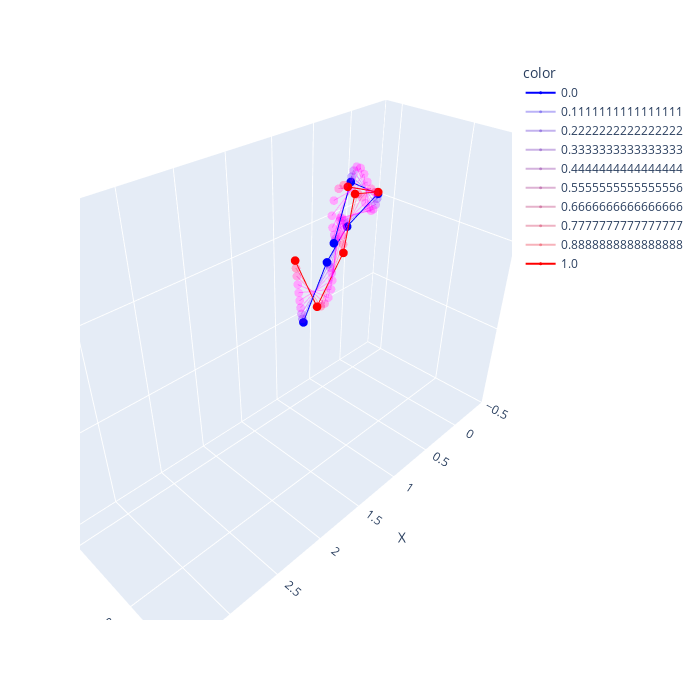

Source (notebook cell):
### Code cell
sim.visualise_simulation_evolution(
    configuration[80:90],
    count,
    range_x=(-0.5, 3.5),
    range_y=(-0.5, 3.5),
    range_z=(-1, 0.5),
    # color_disc_map=lambda val: f"rgba({255*val}, 0, {255*(1.-val)}, {(np.sin(np.abs(val*np.pi - np.pi/2))**3 + 0.3)/1.5 })", #val*0.7+0.3
    color_disc_map=lambda val: f"rgba({255*val}, 0, {255*(1.-val)}, {np.piecewise(val, [val == 0. or val == 1., val != 0 and val != 1], [1, 0.3])})"
)

### Figure 1 — Plotly figure (JSON) as saved in the notebook; plotly's stock layout.template omitted (floating-point values rounded to 4 significant figures)
{"data": [{"hovertemplate": "color=0.0<br>X=%{x}<br>Y=%{y}<br>Z=%{z}<extra></extra>", "legendgroup": "0.0", "line": {"color": "rgba(0.0, 0, 255.0, 1.0)", "dash": "solid"}, "marker": {"size": 3, "symbol": "circle"}, "mode": "lines+markers", "name": "0.0", "scene": "scene", "showlegend": true, "type": "scatter3d", "x": [0.8, 0.5263, 0.1664, -0.1802, 0.2247, 0.5066], "y": [-0.02443, 0.0811, -0.1093, 0.09337, 0.06513, 0.2398], "z": [-0.4806, -0.1741, -0.05476, 0.08231, 0.2061, -0.05845]}, {"hovertemplate": "color=0.1111111111111111<br>X=%{x}<br>Y=%{y}<br>Z=%{z}<extra></extra>", "legendgroup": "0.1111111111111111", "line": {"color": "rgba(28.333333333333332, 0, 226.66666666666666, 0.3)", "dash": "solid"}, "marker": {"size": 3, "symbol": "circle"}, "mode": "lines+markers", "name": "0.1111111111111111", "scene": "scene", "showlegend": true, "type": "scatter3d", "x": [0.81, 0.5077, 0.1775, -0.17, 0.2152, 0.4839], "y": [-0.034, 0.09396, -0.1262, 0.09776, 0.06069, 0.2243], "z": [-0.457, -0.1882, -0.03821, 0.05737, 0.2313, -0.05344]}, {"hovertemplate": "color=0.2222222222222222<br>X=%{x}<br>Y=%{y}<br>Z=%{z}<extra></extra>", "legendgroup": "0.2222222222222222", "line": {"color": "rgba(56.666666666666664, 0, 198.33333333333334, 0.3)", "dash": "solid"}, "marker": {"size": 3, "symbol": "circle"}, "mode": "lines+markers", "name": "0.2222222222222222", "scene": "scene", "showlegend": true, "type": "scatter3d", "x": [0.82, 0.4867, 0.2005, -0.1564, 0.197, 0.4665], "y": [-0.04315, 0.1078, -0.1387, 0.08668, 0.07222, 0.1911], "z": [-0.4251, -0.2103, -0.01701, 0.0261, 0.2604, -0.04487]}, {"hovertemplate": "color=0.3333333333333333<br>X=%{x}<br>Y=%{y}<br>Z=%{z}<extra></extra>", "legendgroup": "0.3333333333333333", "line": {"color": "rgba(85.0, 0, 170.00000000000003, 0.3)", "dash": "solid"}, "marker": {"size": 3, "symbol": "circle"}, "mode": "lines+markers", "name": "0.3333333333333333", "scene": "scene", "showlegend": true, "type": "scatter3d", "x": [0.83, 0.4689, 0.2372, -0.1441, 0.1705, 0.4624], "y": [-0.05175, 0.1199, -0.1344, 0.05148, 0.108, 0.1418], "z": [-0.3861, -0.2442, 0.004083, -0.0009182, 0.2781, -0.02791]}, {"hovertemplate": "color=0.4444444444444444<br>X=%{x}<br>Y=%{y}<br>Z=%{z}<extra></extra>", "legendgroup": "0.4444444444444444", "line": {"color": "rgba(113.33333333333333, 0, 141.66666666666669, 0.3)", "dash": "solid"}, "marker": {"size": 3, "symbol": "circle"}, "mode": "lines+markers", "name": "0.4444444444444444", "scene": "scene", "showlegend": true, "type": "scatter3d", "x": [0.84, 0.4622, 0.2771, -0.1341, 0.1405, 0.4665], "y": [-0.05968, 0.1263, -0.1045, -0.002791, 0.1587, 0.08816], "z": [-0.3418, -0.2898, 0.01427, -0.01045, 0.2698, 0.007629]}, {"hovertemplate": "color=0.5555555555555556<br>X=%{x}<br>Y=%{y}<br>Z=%{z}<extra></extra>", "legendgroup": "0.5555555555555556", "line": {"color": "rgba(141.66666666666669, 0, 113.33333333333333, 0.3)", "dash": "solid"}, "marker": {"size": 3, "symbol": "circle"}, "mode": "lines+markers", "name": "0.5555555555555556", "scene": "scene", "showlegend": true, "type": "scatter3d", "x": [0.85, 0.4735, 0.3028, -0.1214, 0.108, 0.4637], "y": [-0.06682, 0.1229, -0.05499, -0.06178, 0.2061, 0.04838], "z": [-0.2937, -0.3408, 0.004442, 0.001689, 0.2376, 0.06823]}, {"hovertemplate": "color=0.6666666666666666<br>X=%{x}<br>Y=%{y}<br>Z=%{z}<extra></extra>", "legendgroup": "0.6666666666666666", "line": {"color": "rgba(170.0, 0, 85.00000000000001, 0.3)", "dash": "solid"}, "marker": {"size": 3, "symbol": "circle"}, "mode": "lines+markers", "name": "0.6666666666666666", "scene": "scene", "showlegend": true, "type": "scatter3d", "x": [0.86, 0.5039, 0.3093, -0.09607, 0.06895, 0.439], "y": [-0.07308, 0.1088, -0.002416, -0.1138, 0.242, 0.04069], "z": [-0.2438, -0.3856, -0.0254, 0.03174, 0.1933, 0.1428]}, {"hovertemplate": "color=0.7777777777777777<br>X=%{x}<br>Y=%{y}<br>Z=%{z}<extra></extra>", "legendgroup": "0.7777777777777777", "line": {"color": "rgba(198.33333333333331, 0, 56.66666666666669, 0.3)", "dash": "solid"}, "marker": {"size": 3, "symbol": "circle"}, "mode": "lines+markers", "name": "0.7777777777777777", "scene": "scene", "showlegend": true, "type": "scatter3d", "x": [0.87, 0.547, 0.3049, -0.04965, 0.01785, 0.3927], "y": [-0.07835, 0.08696, 0.0416, -0.1463, 0.2644, 0.0713], "z": [-0.1942, -0.4141, -0.06866, 0.06907, 0.1514, 0.198]}, {"hovertemplate": "color=0.8888888888888888<br>X=%{x}<br>Y=%{y}<br>Z=%{z}<extra></extra>", "legendgroup": "0.8888888888888888", "line": {"color": "rgba(226.66666666666666, 0, 28.333333333333346, 0.3)", "dash": "solid"}, "marker": {"size": 3, "symbol": "circle"}, "mode": "lines+markers", "name": "0.8888888888888888", "scene": "scene", "showlegend": true, "type": "scatter3d", "x": [0.88, 0.593, 0.2996, 0.009325, -0.04072, 0.3459], "y": [-0.08257, 0.06255, 0.07362, -0.1499, 0.2705, 0.1195], "z": [-0.1468, -0.4235, -0.1172, 0.0968, 0.1242, 0.2122]}, {"hovertemplate": "color=1.0<br>X=%{x}<br>Y=%{y}<br>Z=%{z}<extra></extra>", "legendgroup": "1.0", "line": {"color": "rgba(255.0, 0, 0.0, 1.0)", "dash": "solid"}, "marker": {"size": 3, "symbol": "circle"}, "mode": "lines+markers", "name": "1.0", "scene": "scene", "showlegend": true, "type": "scatter3d", "x": [0.89, 0.634, 0.2981, 0.06221, -0.09484, 0.3089], "y": [-0.08567, 0.03984, 0.09483, -0.1315, 0.2625, 0.1631], "z": [-0.1034, -0.4176, -0.1644, 0.106, 0.1156, 0.2]}], "layout": {"height": 700, "legend": {"title": {"text": "color"}, "tracegroupgap": 0}, "margin": {"t": 60}, "scene": {"aspectmode": "data", "domain": {"x": [0, 1], "y": [0, 1]}, "xaxis": {"range": [-0.5, 3.5], "title": {"text": "X"}}, "yaxis": {"range": [-0.5, 3.5], "title": {"text": "Y"}}, "zaxis": {"range": [-1, 0.5], "title": {"text": "Z"}}}, "width": 700}}
